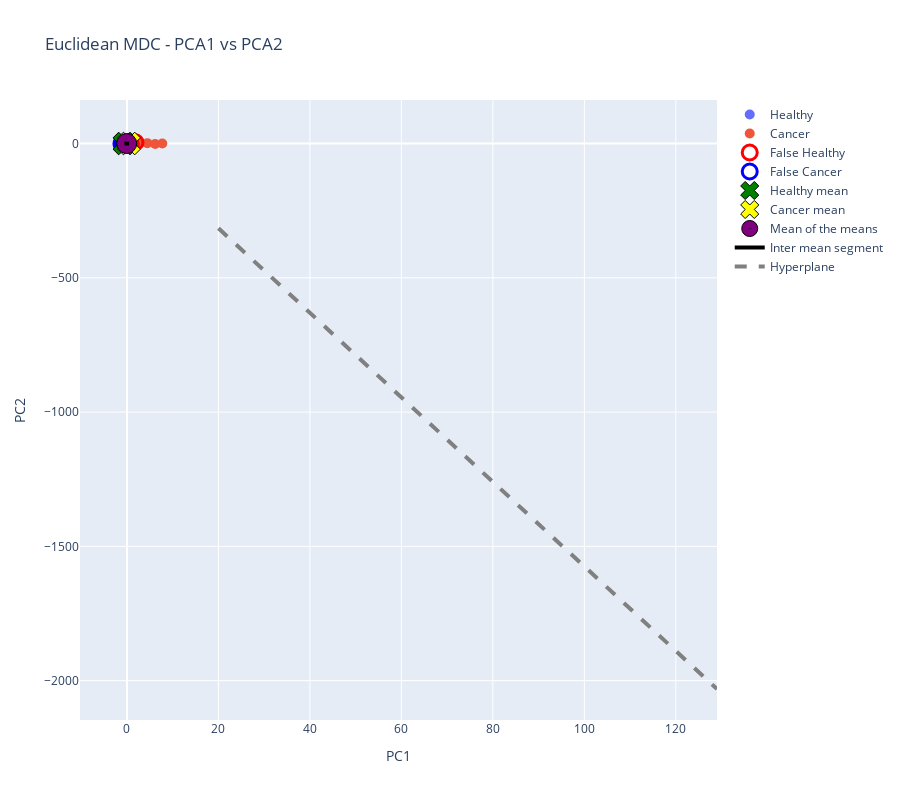
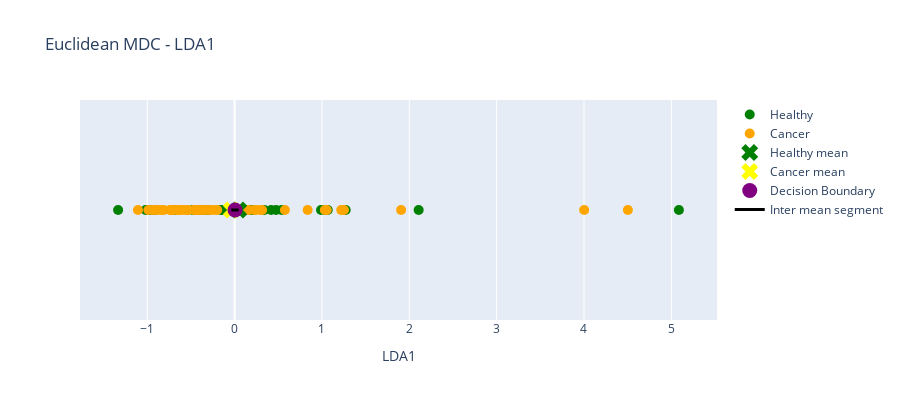

The notebook cell these images were saved under, in order:
### Markdown cell above
### MDC

### Code cell
PC1 = np.array(PC1)
PC2 = np.array(PC2)
y = y_train.to_numpy()

ixHealthy = np.where(y == 1)[0]
ixCancer  = np.where(y == 2)[0]

PC1_Healthy = PC1[ixHealthy]
PC2_Healthy = PC2[ixHealthy]
PC1_Cancer  = PC1[ixCancer]
PC2_Cancer  = PC2[ixCancer]


muHealthy = np.array([[np.mean(PC1_Healthy), np.mean(PC2_Healthy)]]).T
muCancer  = np.array([[np.mean(PC1_Cancer), np.mean(PC2_Cancer)]]).T

print("gHealthy(x)="+str(muHealthy.T)+"x-0.5"+str(muHealthy.T@muHealthy))
print("gCancer(x)="+str(muCancer.T)+"x-0.5"+str(muCancer.T@muCancer)+"\n")


X1 = np.array([PC1_Healthy, PC2_Healthy]).T
X2 = np.array([PC1_Cancer,  PC2_Cancer]).T
X=np.concatenate((X1,X2),axis=0)
y = np.concatenate((y_train.to_numpy()[ixHealthyTrain],y_train.to_numpy()[ixWithCancerTrain]))


yp=np.ones(np.shape(y))

dx=((muHealthy-muCancer).T@(X.T-0.5*(muHealthy+muCancer))).flatten()
yp[dx<0]=2

Hits=np.shape(np.where((y==yp))[0])[0]

ixHealthy = np.where(y == 1)[0]
ixCancer = np.where(y == 2)[0]

TP=np.shape(np.where((y[ixHealthy]==yp[ixHealthy]))[0])[0]
TN=np.shape(np.where((y[ixCancer]==yp[ixCancer]))[0])[0]
FP=np.shape(np.where((y[ixCancer]!=yp[ixCancer]))[0])[0]
FN=np.shape(np.where((y[ixHealthy]!=yp[ixHealthy]))[0])[0]

SS=TP/(TP+FN)
SP=TN/(TN+FP)
PR=TP/(TP+FP)
F1Score=2*(PR*SS)/(PR+SS)
AC=(TN+TP)/(TP+TN+FP+FN)


print("Sensitivity(%)="+str(SS*100))
print("Specificity(%)="+str(SP*100))
print("Precision(%)="+str(PR*100))
print("F1Score(%)="+str(F1Score*100))
print("Accuracy(%)="+str(AC*100))


fig=go.Figure()
fig.add_trace(go.Scatter(x=PC1_Healthy,y=PC2_Healthy,name='Healthy'))
#fig.update_traces(marker=dict(color='green', size=10))
fig.add_trace(go.Scatter(x=PC1_Cancer,y=PC2_Cancer,name='Cancer'))
fig.update_traces(marker=dict(size=10))


ixFP = np.where((y == 2) & (yp == 1))[0]
ixFN = np.where((y == 1) & (yp == 2))[0]


fig.add_trace(go.Scatter(x=X[ixFN,0],y=X[ixFN,1],name='False Healthy',marker_size=15,
                         marker_symbol="circle-open",marker=dict(color="red",
                                                                 line=dict(width=3,color='red'))))
fig.add_trace(go.Scatter(x=X[ixFP,0],y=X[ixFP,1],name='False Cancer',marker_size=15,
                         marker_symbol="circle-open",marker=dict(color="blue",
                                                                 line=dict(width=3,color='blue'))))


fig.add_trace(go.Scatter(x=muHealthy[0],y=muHealthy[1], marker_size=20,
                         marker_symbol='x',name='Healthy mean',
                         marker=dict(color="green",line=dict(width=1,
                                        color='black'))))
fig.add_trace(go.Scatter(x=muCancer[0],y=muCancer[1], marker_size=20,
                         marker_symbol='x',name='Cancer mean',
                         marker=dict(color="yellow",line=dict(width=1,
                                        color='black'))))
fig.add_trace(go.Scatter(x=(muHealthy[0]+muCancer[0])/2,y=(muHealthy[1]+muCancer[1])/2, marker_size=20,
                         marker_symbol="circle-dot",name='Mean of the means',
                         marker=dict(color="purple",line=dict(width=1,
                                        color='black'))))

fig.update_traces(mode='markers')
fig.add_trace(go.Scatter(x=[muHealthy[0][0],muCancer[0][0]],y=[muHealthy[1][0],muCancer[1][0]],
                         mode='lines', line=dict(color="black",width=4),name='Inter mean segment'))


W=(muHealthy-muCancer)
b=-0.5*(muHealthy-muCancer).T@(muHealthy+muCancer)

x1=np.arange(20,130,1)

x2=-(W[0,0]/W[1,0])*x1-b/W[1,0]
fig.add_trace(go.Scatter(x=x1,y=x2.flatten(),
                         mode='lines', line=dict(dash='dash',color="gray",width=4),name='Hyperplane'))





fig.update_xaxes(title_text='PC1')
fig.update_yaxes(title_text='PC2')
fig.update_layout(
    title="Euclidean MDC - PCA1 vs PCA2",
    autosize=False,
    width=900,
    height=800)
fig.show()






ixHealthy = np.where(y == 1)[0]
ixCancer  = np.where(y == 2)[0]

LD1_Healthy = LD1[ixHealthy]
LD1_Cancer  = LD1[ixCancer]

# Médias projetadas
muHealthy = np.mean(LD1_Healthy)
muCancer  = np.mean(LD1_Cancer)

print("gHealthy(x) = " + str(muHealthy) + "x - 0.5" + str(muHealthy**2))
print("gCancer(x)  = " + str(muCancer) + "x - 0.5" + str(muCancer**2) + "\n")

X = LD1.reshape(-1, 1)
y = y_train.to_numpy()

# Classificação Euclidiana
yp = np.ones_like(y)
dx = (muHealthy - muCancer) * (X.flatten() - 0.5 * (muHealthy + muCancer))
yp[dx < 0] = 2

# Métricas
TP = np.sum((y == 1) & (yp == 1))
TN = np.sum((y == 2) & (yp == 2))
FP = np.sum((y == 2) & (yp == 1))
FN = np.sum((y == 1) & (yp == 2))

SS = TP / (TP + FN)
SP = TN / (TN + FP)
PR = TP / (TP + FP)
F1Score = 2 * (PR * SS) / (PR + SS)
AC = (TN + TP) / len(y)

print("Sensitivity(%) =", SS * 100)
print("Specificity(%) =", SP * 100)
print("Precision(%) =", PR * 100)
print("F1Score(%) =", F1Score * 100)
print("Accuracy(%) =", AC * 100)

# --- Gráfico ---
import plotly.graph_objects as go

fig = go.Figure()

# Pontos Healthy e Cancer
fig.add_trace(go.Scatter(
    x=LD1_Healthy,
    y=np.zeros_like(LD1_Healthy),
    name='Healthy',
    mode='markers',
    marker=dict(color='green', size=10)
))
fig.add_trace(go.Scatter(
    x=LD1_Cancer,
    y=np.zeros_like(LD1_Cancer),
    name='Cancer',
    mode='markers',
    marker=dict(color='orange', size=10)
))

# Médias
fig.add_trace(go.Scatter(
    x=[muHealthy], y=[0],
    name='Healthy mean',
    mode='markers',
    marker=dict(color='green', size=15, symbol='x')
))
fig.add_trace(go.Scatter(
    x=[muCancer], y=[0],
    name='Cancer mean',
    mode='markers',
    marker=dict(color='yellow', size=15, symbol='x')
))

# Hiperplano de decisão (ponto médio)
decision_boundary = 0.5 * (muHealthy + muCancer)
fig.add_trace(go.Scatter(
    x=[decision_boundary],
    y=[0],
    name='Decision Boundary',
    mode='markers',
    marker=dict(color='purple', size=15, symbol='circle')
))

# Linha entre médias
fig.add_trace(go.Scatter(
    x=[muHealthy, muCancer],
    y=[0, 0],
    mode='lines',
    line=dict(color="black", width=3),
    name='Inter mean segment'
))

fig.update_layout(
    title="Euclidean MDC - LDA1",
    xaxis_title="LDA1",
    yaxis_visible=False,
    width=900,
    height=400,
    showlegend=True
)

fig.show()

### Figure 1 — Plotly figure (JSON) as saved in the notebook; plotly's stock layout.template omitted (floating-point values rounded to 4 significant figures)
{"data": [{"marker": {"size": 10}, "mode": "markers", "name": "Healthy", "type": "scatter", "x": [-0.6204, -0.674, -0.2611, 0.008788, -0.8617, -0.2569, -0.1386, -0.9981, -0.09029, -0.5337, -0.1343, -1.414, -1.163, -0.6741, -0.7058, 0.4597, -0.2558, -1.104, -1.072, -0.9082, -0.6687, -0.7908, -0.8067, -1.152, -0.6673, -0.5505, -0.9332, -0.3007, 0.8439, -0.9217, -0.8025, -0.67, -0.9468, -1.131, 1.859, -0.2313, -0.6968, -0.7602, -1.11, -0.8897, -0.7544], "y": [-0.6301, -0.09593, -0.4779, 0.4171, -0.1419, 0.6587, -0.3604, 0.2171, -0.2399, -0.06023, -0.7011, -0.01592, -0.4999, -0.6165, -0.1931, 0.3608, -0.06394, 0.05314, -0.4364, -0.2552, -0.4454, -0.3051, -0.3576, -0.4969, -0.138, -0.2261, -0.4012, 0.6208, -0.9705, 0.5414, 0.04692, -0.4158, -0.2029, -0.02605, 4.717, 0.2192, 0.3853, 0.3436, -0.3702, -0.539, -0.3895]}, {"marker": {"size": 10}, "mode": "markers", "name": "Cancer", "type": "scatter", "x": [0.7603, 0.2104, -0.2424, 2.669, 0.2257, -0.5004, -0.4594, -0.3091, -0.5724, -0.8544, 0.3615, 1.319, -0.2035, 0.5147, -0.7656, -1.211, -0.3618, -0.07578, -0.5353, 1.964, 1.501, 1.212, 0.05584, -0.3607, 4.461, -0.7618, 0.05896, -0.4348, 0.1468, 6.154, 0.1168, 0.5347, -0.5155, 0.4425, 0.2096, 0.3789, -0.4751, -0.8479, 1.61, 1.426, -0.7315, -0.673, -0.1733, -0.2656, 0.4616, 0.08229, 7.721, 0.5463, 0.8403, -0.6297, -0.5447], "y": [0.6642, 0.01406, -0.354, -1.056, -0.9771, -0.4321, 0.3751, 0.02345, 0.4982, 0.7851, -0.9918, -0.7996, 0.3985, -1.103, -0.4703, -0.4778, -0.1336, -0.7664, 0.2495, -1.207, 2.127, 1.748, 0.03616, 0.1937, 1.327, -0.2835, 0.3911, -0.3964, 0.5705, -1.983, 0.5766, 1.71, 0.1826, 0.4329, -0.03925, -1.054, 1.542, -0.0481, -1.506, -1.522, 0.9332, -0.08636, -0.04578, -0.5877, 0.156, -0.3468, -0.1721, -0.8811, 2.812, 1.3, 0.1654]}, {"marker": {"color": "red", "line": {"color": "red", "width": 3}, "size": 15, "symbol": "circle-open"}, "mode": "markers", "name": "False Healthy", "type": "scatter", "x": [0.008788, 0.4597, 0.8439, 1.859], "y": [0.4171, 0.3608, -0.9705, 4.717]}, {"marker": {"color": "blue", "line": {"color": "blue", "width": 3}, "size": 15, "symbol": "circle-open"}, "mode": "markers", "name": "False Cancer", "type": "scatter", "x": [-0.2424, -0.5004, -0.4594, -0.3091, -0.5724, -0.8544, -0.2035, -0.7656, -1.211, -0.3618, -0.07578, -0.5353, -0.3607, -0.7618, -0.4348, -0.5155, -0.4751, -0.8479, -0.7315, -0.673, -0.1733, -0.2656, -0.6297, -0.5447], "y": [-0.354, -0.4321, 0.3751, 0.02345, 0.4982, 0.7851, 0.3985, -0.4703, -0.4778, -0.1336, -0.7664, 0.2495, 0.1937, -0.2835, -0.3964, 0.1826, 1.542, -0.0481, 0.9332, -0.08636, -0.04578, -0.5877, 1.3, 0.1654]}, {"marker": {"color": "green", "line": {"color": "black", "width": 1}, "size": 20, "symbol": "x"}, "mode": "markers", "name": "Healthy mean", "type": "scatter", "x": [-0.5727], "y": [-0.03639]}, {"marker": {"color": "yellow", "line": {"color": "black", "width": 1}, "size": 20, "symbol": "x"}, "mode": "markers", "name": "Cancer mean", "type": "scatter", "x": [0.4604], "y": [0.02925]}, {"marker": {"color": "purple", "line": {"color": "black", "width": 1}, "size": 20, "symbol": "circle-dot"}, "mode": "markers", "name": "Mean of the means", "type": "scatter", "x": [-0.05614], "y": [-0.003567]}, {"line": {"color": "black", "width": 4}, "mode": "lines", "name": "Inter mean segment", "type": "scatter", "x": [-0.5727, 0.4604], "y": [-0.03639, 0.02925]}, {"line": {"color": "gray", "dash": "dash", "width": 4}, "mode": "lines", "name": "Hyperplane", "type": "scatter", "x": [20, 21, 22, 23, 24, 25, 26, 27, 28, 29, 30, 31, 32, 33, 34, 35, 36, 37, 38, 39, 40, 41, 42, 43, 44, 45, 46, 47, 48, 49, 50, 51, 52, 53, 54, 55, 56, 57, 58, 59, 60, 61, 62, 63, 64, 65, 66, 67, 68, 69, 70, 71, 72, 73, 74, 75, 76, 77, 78, 79, 80, 81, 82, 83, 84, 85, 86, 87, 88, 89, 90, 91, 92, 93, 94, 95, 96, 97, 98, 99, 100, 101, 102, 103, 104, 105, 106, 107, 108, 109, 110, 111, 112, 113, 114, 115, 116, 117, 118, 119, 120, 121, 122, 123, 124, 125, 126, 127, 128, 129], "y": [-315.7, -331.4, -347.1, -362.9, -378.6, -394.3, -410.1, -425.8, -441.6, -457.3, -473.0, -488.8, -504.5, -520.2, -536.0, -551.7, -567.5, -583.2, -598.9, -614.7, -630.4, -646.2, -661.9, -677.6, -693.4, -709.1, -724.8, -740.6, -756.3, -772.1, -787.8, -803.5, -819.3, -835.0, -850.8, -866.5, -882.2, -898.0, -913.7, -929.4, -945.2, -960.9, -976.7, -992.4, -1008.0, -1024.0, -1040.0, -1055.0, -1071.0, -1087.0, -1103.0, -1118.0, -1134.0, -1150.0, -1166.0, -1181.0, -1197.0, -1213.0, -1228.0, -1244.0, -1260.0, -1276.0, -1291.0, -1307.0, -1323.0, -1339.0, -1354.0, -1370.0, -1386.0, -1402.0, -1417.0, -1433.0, -1449.0, -1465.0, -1480.0, -1496.0, -1512.0, -1527.0, -1543.0, -1559.0, -1575.0, -1590.0, -1606.0, -1622.0, -1638.0, -1653.0, -1669.0, -1685.0, -1701.0, -1716.0, -1732.0, -1748.0, -1764.0, -1779.0, -1795.0, -1811.0, -1827.0, -1842.0, -1858.0, -1874.0, -1889.0, -1905.0, -1921.0, -1937.0, -1952.0, -1968.0, -1984.0, -2000.0, -2015.0, -2031.0]}], "layout": {"autosize": false, "height": 800, "title": {"text": "Euclidean MDC - PCA1 vs PCA2"}, "width": 900, "xaxis": {"title": {"text": "PC1"}}, "yaxis": {"title": {"text": "PC2"}}}}

### Figure 2 — Plotly figure (JSON) as saved in the notebook; plotly's stock layout.template omitted (floating-point values rounded to 4 significant figures)
{"data": [{"marker": {"color": "green", "size": 10}, "mode": "markers", "name": "Healthy", "type": "scatter", "x": [0.1886, 0.4182, -0.4699, -0.3107, 0.9893, -0.9267, -0.1259, -0.136, -0.03947, -0.3161, -1.019, 0.5385, 2.107, -0.4744, -0.3622, 1.035, -0.4597, -0.9657, -0.4017, 0.1227, 0.4747, 0.3391, -0.3183, -0.6519, -0.1575, -0.04311, 1.044, -0.923, 0.2253, 1.067, 1.272, -0.3, 0.1104, -0.1112, 5.087, -0.7026, -1.334, -0.4347, -0.9723, -0.6887, -0.4437], "y": [0, 0, 0, 0, 0, 0, 0, 0, 0, 0, 0, 0, 0, 0, 0, 0, 0, 0, 0, 0, 0, 0, 0, 0, 0, 0, 0, 0, 0, 0, 0, 0, 0, 0, 0, 0, 0, 0, 0, 0, 0]}, {"marker": {"color": "orange", "size": 10}, "mode": "markers", "name": "Cancer", "type": "scatter", "x": [0.06448, -0.1994, 0.244, -0.6478, -0.9873, -0.9458, 0.2228, -0.7399, 4.002, -0.2696, 0.00193, -0.7102, 0.8362, -0.387, 0.3146, -0.6413, -0.882, 0.5761, 0.294, -0.4144, -0.4665, -0.2288, -0.7061, -0.6167, -0.3062, 1.055, 0.1622, -0.8446, 1.221, -0.6244, -0.6041, -0.3586, 0.117, -0.3475, -0.5315, 0.1236, -0.4308, 4.503, -0.8106, -1.106, 1.906, -0.453, -0.5398, -0.735, -0.9225, -0.5336, 1.252, -0.5626, 1.033, -0.6424, -0.6609], "y": [0, 0, 0, 0, 0, 0, 0, 0, 0, 0, 0, 0, 0, 0, 0, 0, 0, 0, 0, 0, 0, 0, 0, 0, 0, 0, 0, 0, 0, 0, 0, 0, 0, 0, 0, 0, 0, 0, 0, 0, 0, 0, 0, 0, 0, 0, 0, 0, 0, 0, 0]}, {"marker": {"color": "green", "size": 15, "symbol": "x"}, "mode": "markers", "name": "Healthy mean", "type": "scatter", "x": [0.04707], "y": [0]}, {"marker": {"color": "yellow", "size": 15, "symbol": "x"}, "mode": "markers", "name": "Cancer mean", "type": "scatter", "x": [-0.03784], "y": [0]}, {"marker": {"color": "purple", "size": 15, "symbol": "circle"}, "mode": "markers", "name": "Decision Boundary", "type": "scatter", "x": [0.004615], "y": [0]}, {"line": {"color": "black", "width": 3}, "mode": "lines", "name": "Inter mean segment", "type": "scatter", "x": [0.04707, -0.03784], "y": [0, 0]}], "layout": {"height": 400, "showlegend": true, "title": {"text": "Euclidean MDC - LDA1"}, "width": 900, "xaxis": {"title": {"text": "LDA1"}}, "yaxis": {"visible": false}}}
